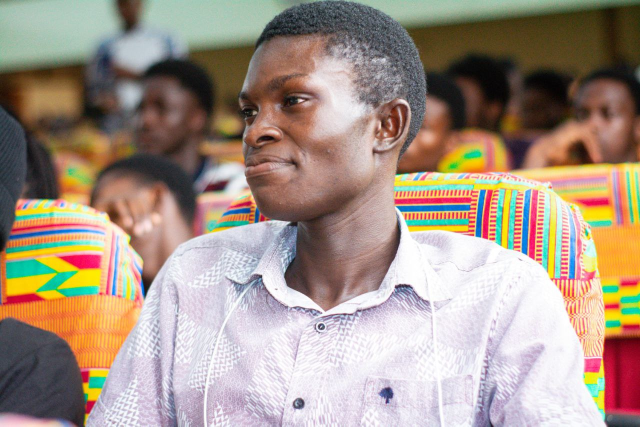
#> input picture photos/photo_5782648610926740550_y.jpg, 1280 x 853 px, found by its file name (shown at 1/2 size)
$ python basic.py
#> lines starting #> are read from the running program, lines starting #| are printed output that depends on the picture
import cv2 as cv
import numpy as np

# converting BGR to Graycale

img = cv.imread('photos\photo_5782648610926740550_y.jpg')
#> img is the input picture: shape (853, 1280, 3); mean B, G, R 134.8, 148.3, 165.2
cv.imshow("image", img)

# resizing
def resized_frame(frame, scale=0.7):
    width = int(frame.shape[1] * scale)
    height = int(frame.shape[0] * scale)

    dimensions = (width, height)

    resized = cv.resize(frame, dimensions,interpolation=cv.INTER_AREA)
    return resized

# converting to gray
gray_img = cv.cvtColor(img, cv.COLOR_BGR2GRAY)
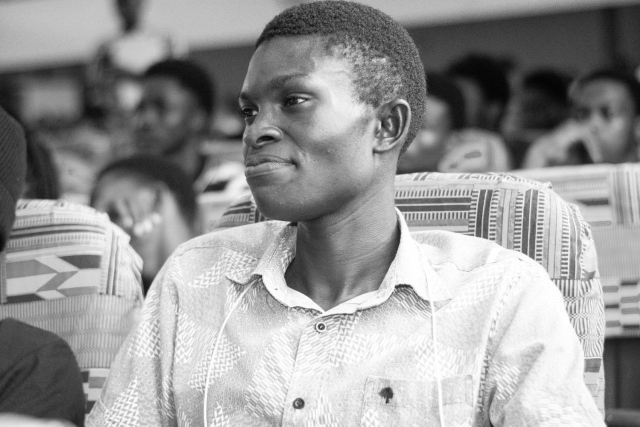
#> gray_img: shape (853, 1280) (shown at 1/2 size); min 1, max 255, mean 151.8
gray_img = resized_frame(gray_img)
cv.imshow("gray", gray_img)

# Blurrig and image
blur_img = cv.blur(img, (5,5), cv.BORDER_DEFAULT)
blur_img = resized_frame(blur_img)
#> call 2 of resized_frame, with scale = 0.7
#> in resized_frame (call 2), `resized = cv.resize(frame, dimensions,interpolation=cv.INTER_AREA)`:
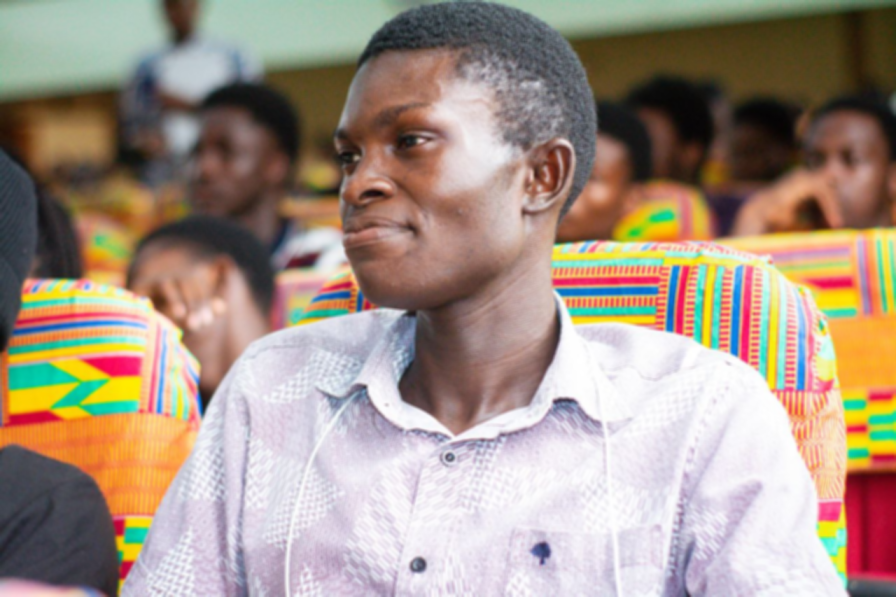
#> resized: shape (597, 896, 3); mean B, G, R 134.8, 148.3, 165.2
cv.imshow("blur", blur_img)

# finding the edges//edge cascade
edges = cv.Canny(img, 125,100)
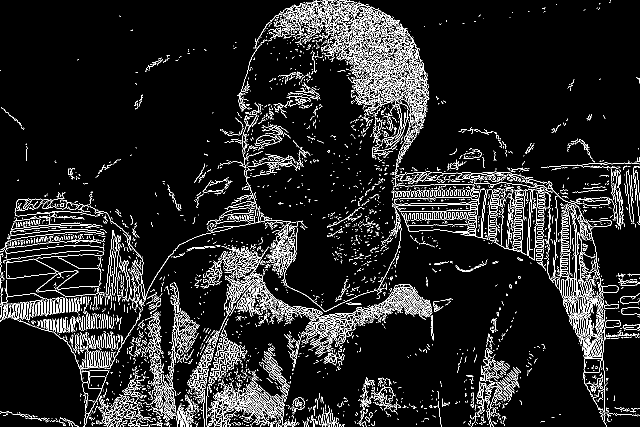
#> edges: shape (853, 1280) (shown at 1/2 size); 8.6% white in thin lines or dots
edges = resized_frame(edges)
#> call 3 of resized_frame, with scale = 0.7
#> in resized_frame (call 3), `resized = cv.resize(frame, dimensions,interpolation=cv.INTER_AREA)`:
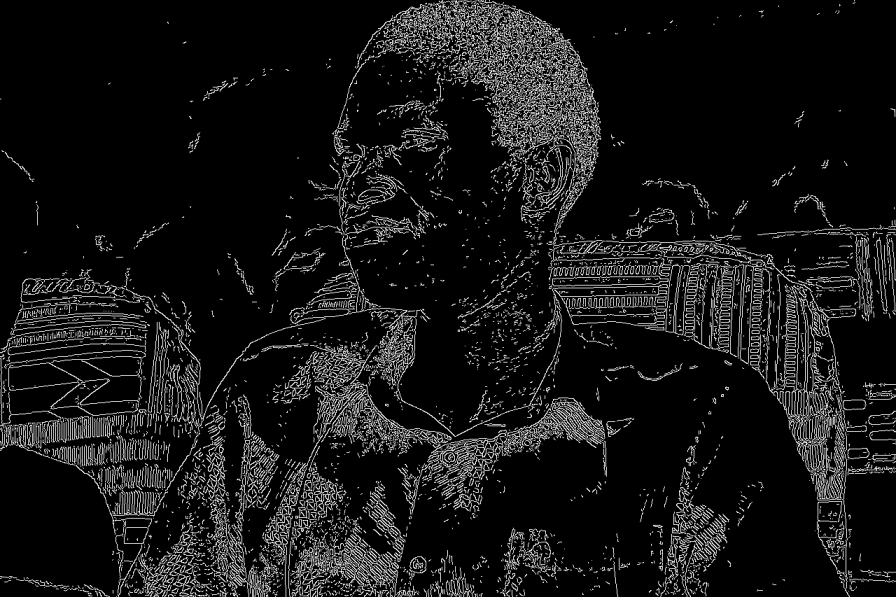
#> resized: shape (597, 896); min 0, max 255, mean 22
cv.imshow("edges", edges)

# Dilate and Erode
dilated_img = cv.dilate(edges, (7,7),iterations=3)
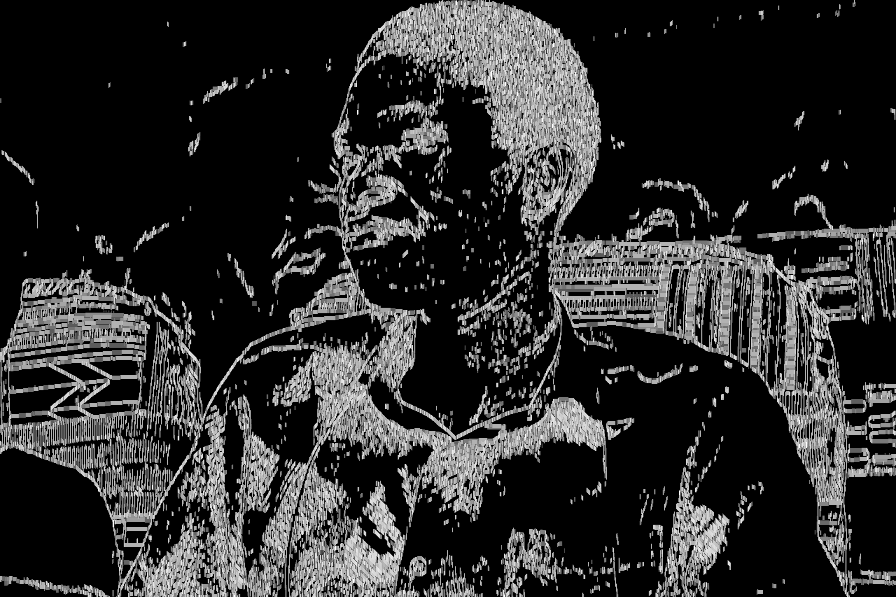
#> dilated_img: shape (597, 896); min 0, max 255, mean 45.1
dilated_img = resized_frame(dilated_img)
#> call 4 of resized_frame, with scale = 0.7
#> in resized_frame (call 4), `resized = cv.resize(frame, dimensions,interpolation=cv.INTER_AREA)`:
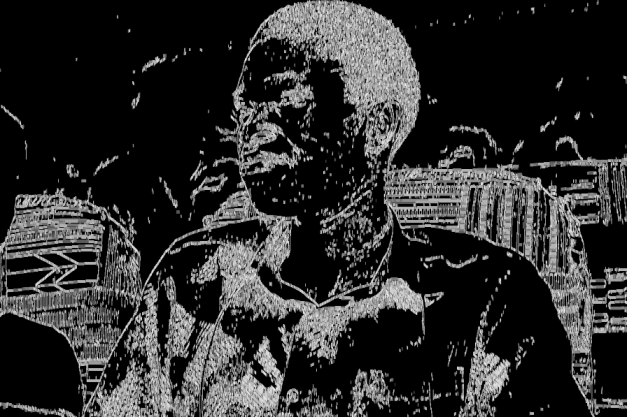
#> resized: shape (417, 627); min 0, max 243, mean 45.1
cv.imshow("dilated", dilated_img)

eroded_img = cv.erode(edges, (7,7), iterations=3)
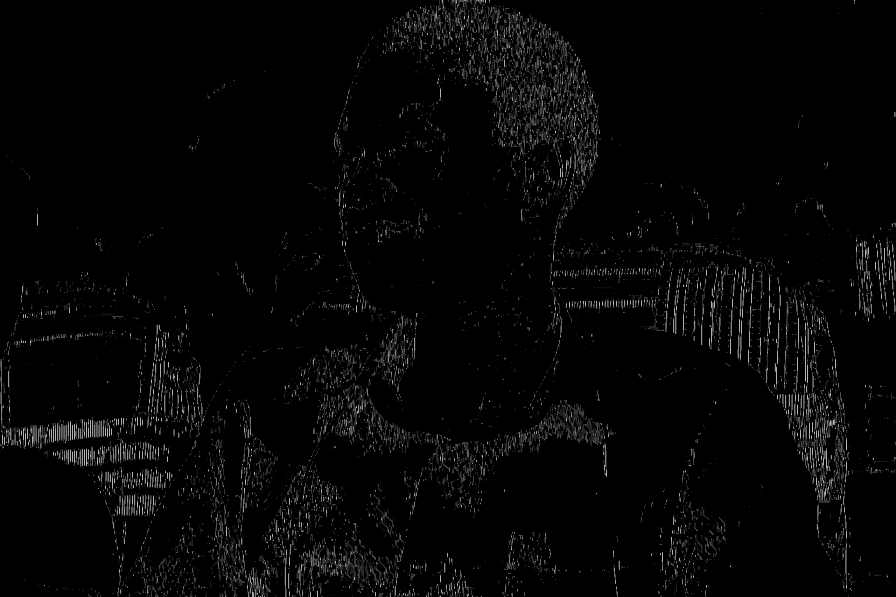
#> eroded_img: shape (597, 896); min 0, max 196, mean 5.6
eroded_img = resized_frame(eroded_img)
cv.imshow("eroded", eroded_img)


cv.waitKey(0)

$ run again, with photos/photo_5785046641491951809_y.jpg copied over photos/photo_5782648610926740550_y.jpg
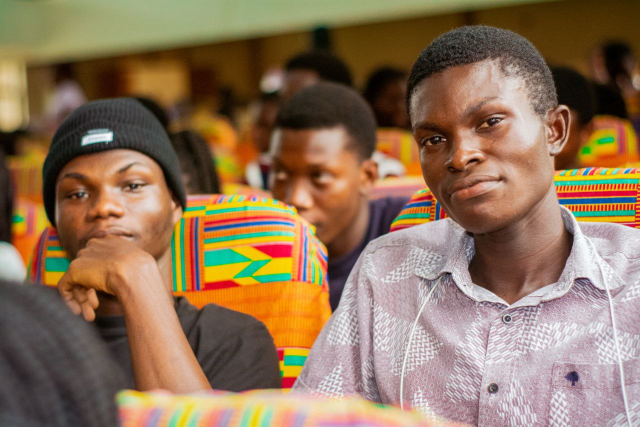
#> input picture photos/photo_5785046641491951809_y.jpg, 1280 x 853 px, found by its file name (shown at 1/2 size)
#> img is the input picture: shape (853, 1280, 3); mean B, G, R 88.8, 115.5, 142.7
#> resized: shape (597, 896, 3)
#> `edges = cv.Canny(img, 125,100)`:
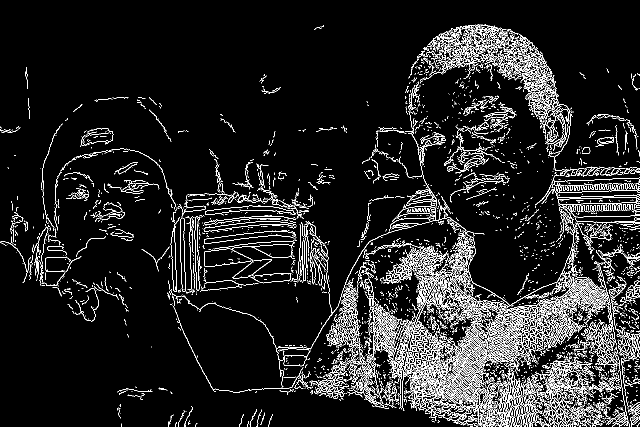
#> edges: shape (853, 1280) (shown at 1/2 size); 8.4% white in thin lines or dots
#> resized: shape (597, 896)
#> resized: shape (417, 627)
#> `eroded_img = cv.erode(edges, (7,7), iterations=3)`:
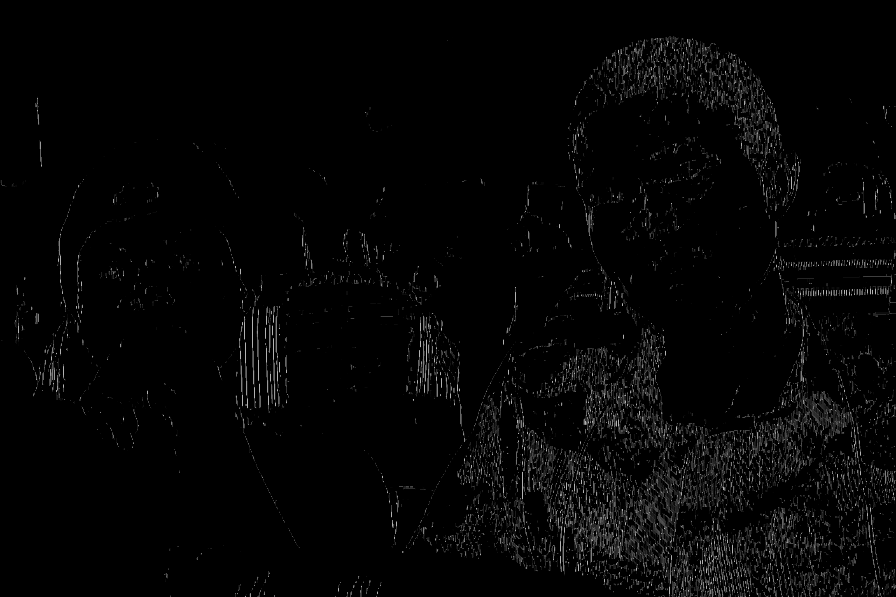
#> eroded_img: shape (597, 896); min 0, max 195, mean 5

$ run again, with photos/photo_5951867371746609437_y.jpg copied over photos/photo_5782648610926740550_y.jpg
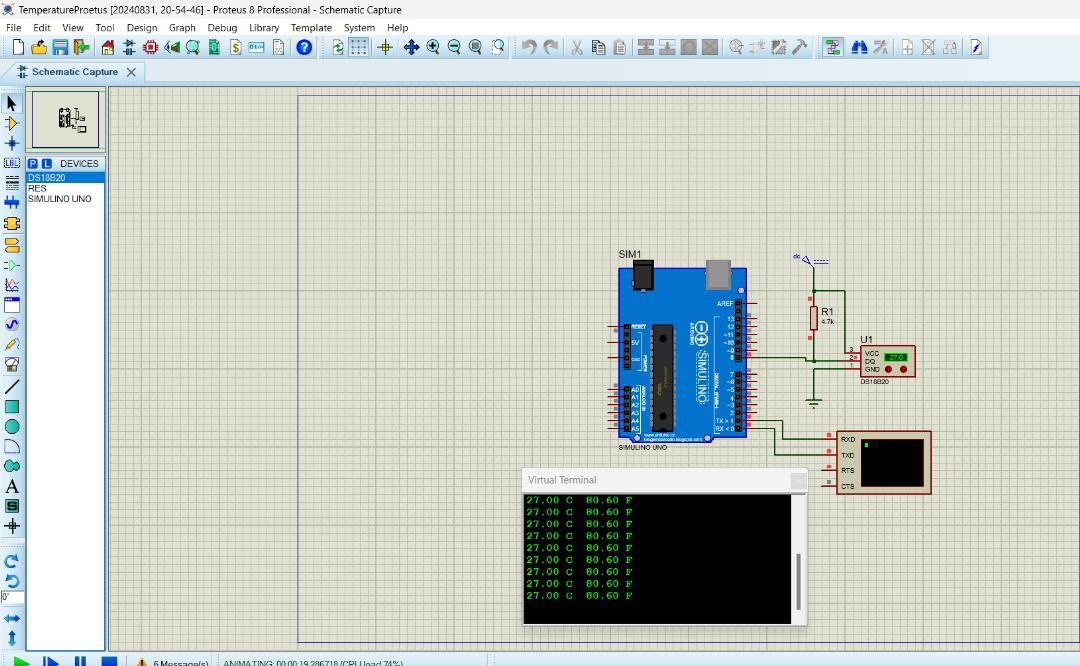
#> input picture photos/photo_5951867371746609437_y.jpg, 1080 x 666 px, found by its file name
#> img is the input picture: shape (666, 1080, 3); mean B, G, R 197.6, 204.5, 199
#> resized: shape (466, 756, 3)
#> edges: shape (666, 1080); 19.2% white in thin lines or dots
#> resized: shape (466, 756)
#> resized: shape (326, 529)
#> in resized_frame (call 5), `resized = cv.resize(frame, dimensions,interpolation=cv.INTER_AREA)`:
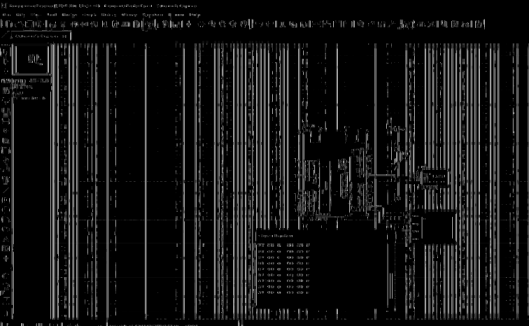
#> resized: shape (326, 529); min 0, max 172, mean 21.5
